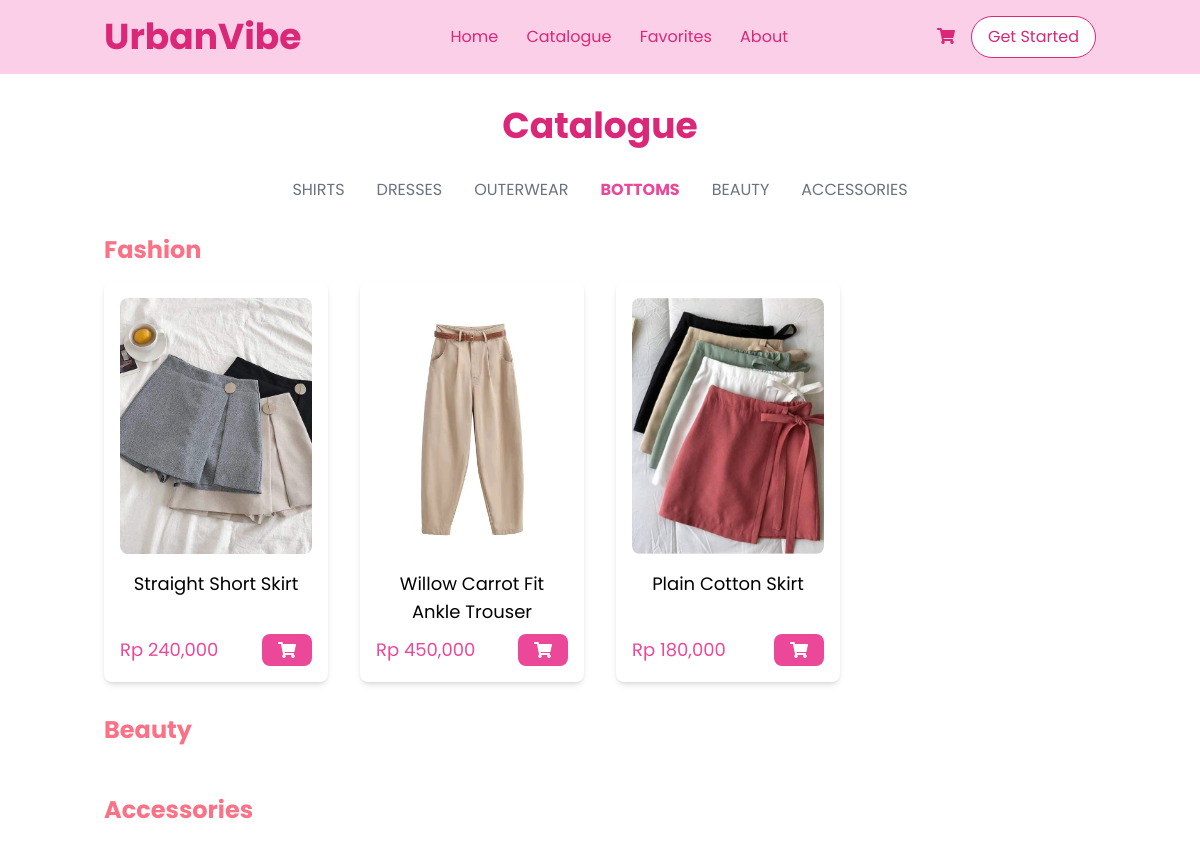
The page /catalogue/?category=fashion&subcategory=Bottom on the database its author committed.
### WebPage/models.py (models this page shows, shortened)
class Product(models.Model):
    product_id = models.AutoField(primary_key=True)
    name = models.CharField(max_length=255)
    description = models.TextField()
    price = models.PositiveIntegerField()
    stock = models.PositiveIntegerField()
    class Meta:
        abstract = True

class Fashion(Product):
    sub_category = models.CharField(max_length=20, choices=FashionSubCategory.choices)
    color = MultiSelectField(choices=COLOR_CHOICES, max_length=100)  # Allows multiple colors
    size = MultiSelectField(choices=SIZE_CHOICES, max_length=50)  # Allows multiple sizes
    fashion_type = models.CharField(max_length=15, null=True, blank=True, choices=FashionType.choices)

class ProductImage(models.Model):
    fashion = models.ForeignKey(Fashion, on_delete=models.CASCADE, related_name='images', null=True, blank=True)
    beauty = models.ForeignKey(Beauty, on_delete=models.CASCADE, related_name='images', null=True, blank=True)
    accessories = models.ForeignKey(Accessories, on_delete=models.CASCADE, related_name='images', null=True, blank=True)
    image = models.ImageField(upload_to='product_images/')

### WebPage/views.py (the view)
# urls.py: path('catalogue/', views.catalogue, name='catalogue'),
def catalogue(request):
    category = request.GET.get('category', None)  # Get category from URL query
    subcategory = request.GET.get('subcategory', None)  # Get subcategory from URL query
    if category == "fashion":
        if subcategory:
            fashion_products = Fashion.objects.filter(sub_category=subcategory)
        else:
            fashion_products = Fashion.objects.all()
        beauty_products = []
        accessories_products = []
    elif category == "beauty":
        fashion_products = []
        beauty_products = Beauty.objects.all()
        accessories_products = []
    elif category == "accessories":
        fashion_products = []
        beauty_products = []
        accessories_products = Accessories.objects.all()
    else:
        fashion_products = Fashion.objects.all()
        beauty_products = Beauty.objects.all()
        accessories_products = Accessories.objects.all()
    return render(request, "WebPage/catalogue.html", {
        "fashion_products": fashion_products,
        "beauty_products": beauty_products,
        "accessories_products": accessories_products,
    })

### templates/WebPage/catalogue.html (shortened to what this page needs)
{% extends 'base.html' %}
{% load static %}
{% load humanize %}
{% block content %}
<div class="container mx-auto px-4 py-8">
    <h1 class="text-4xl font-bold text-center text-pink-600 mb-8"><a href={% url 'catalogue' %}>Catalogue</a></h1>
<div class="flex justify-center space-x-8 mb-8">
    <a class="{% if request.GET.category == 'fashion' and request.GET.subcategory == 'Shirt' %}text-pink-500 font-bold{% else %}text-gray-500{% endif %}"
       href="{% url 'catalogue' %}?category=fashion&subcategory=Shirt">
       SHIRTS
    </a>
    <a class="{% if request.GET.category == 'fashion' and request.GET.subcategory == 'Dress' %}text-pink-500 font-bold{% else %}text-gray-500{% endif %}"
       href="{% url 'catalogue' %}?category=fashion&subcategory=Dress">
       DRESSES
    </a>
    <a class="{% if request.GET.category == 'fashion' and request.GET.subcategory == 'Outerwear' %}text-pink-500 font-bold{% else %}text-gray-500{% endif %}"
       href="{% url 'catalogue' %}?category=fashion&subcategory=Outerwear">
       OUTERWEAR
    </a>
    <a class="{% if request.GET.category == 'fashion' and request.GET.subcategory == 'Bottom' %}text-pink-500 font-bold{% else %}text-gray-500{% endif %}"
       href="{% url 'catalogue' %}?category=fashion&subcategory=Bottom">
       BOTTOMS
    </a>
    <a class="{% if request.GET.category == 'beauty' %}text-pink-500 font-bold{% else %}text-gray-500{% endif %}"
       href="{% url 'catalogue' %}?category=beauty">
       BEAUTY
    </a>
    <a class="{% if request.GET.category == 'accessories' %}text-pink-500 font-bold{% else %}text-gray-500{% endif %}"
       href="{% url 'catalogue' %}?category=accessories">
       ACCESSORIES
    </a>
</div>
    <h2 class="text-2xl font-bold text-rose-400 mb-4">Fashion</h2>
    <div class="grid grid-cols-1 sm:grid-cols-2 lg:grid-cols-4 gap-8">
        {% for product in fashion_products %}
        <div class="bg-white p-4 rounded-lg flex flex-col text-center shadow-md cursor-pointer product-card"
        data-url="{% url 'product_detail' category='fashion' pk=product.pk %}">
                {% with product.images.first as img %}
                {% if img %}
                    <img src="{{ img.image.url }}" alt="{{ product.name }}" class="w-full aspect-[3/4] object-cover mb-4 rounded-lg" />
                {% else %}
                    <div class="w-full aspect-[3/4] bg-gray-200 flex items-center justify-center mb-4 rounded-lg">
                        <span class="text-gray-400">No Image</span>
                    </div>
                {% endif %}
            {% endwith %}
            <h2 class="text-lg font-normal mb-2">{{ product.name }}</h2>
            <div class="flex justify-between items-center mt-auto">
                <p class="text-pink-500 text-lg">Rp {{ product.price|intcomma }}</p>
                <button
                    class="bg-pink-500 text-white px-4 py-2 rounded-lg flex items-center justify-center cart-button"
                    data-id="{{ product.product_id }}"
                    data-type="fashion"
                    data-name="{{ product.name }}"
                    data-price="{{ product.price }}"
                    data-sizes="{{ product.size|join:',' }}"
                    data-colors="{{ product.color|join:',' }}">
                    <i class="fas fa-shopping-cart"></i>
                </button>
            </div>
        </div>
        {% endfor %}
    </div>
    <h2 class="text-2xl font-bold text-rose-400 mt-8 mb-4">Beauty</h2>
    <h2 class="text-2xl font-bold text-rose-400 mt-8 mb-4">Accessories</h2>
</div>
{% endblock %}

### static/assets/css/styles.css (style rules this page uses)
body { font-family: 'Poppins', sans-serif; margin: 0; padding: 0; background-color: #fff; }
button { background-color: #E91E63; color: white; font-size: 14px; font-weight: 700; padding: 10px 20px; border: none; border-radius: 20px; cursor: pointer; transition: background-color 0.3s ease; }

### rows shown on the page
Fashion: images.first.image (picture), name "Straight Short Skirt", price "240,000"
Fashion: images.first.image (picture), name "Willow Carrot Fit Ankle Trouser", price "450,000"
Fashion: images.first.image (picture), name "Plain Cotton Skirt", price "180,000"
